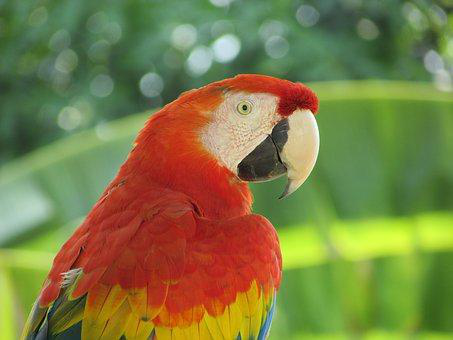
#> input picture classes/class15/class15-restoration/parrot.png, 453 x 340 px, given in place of parrot.jpg, which was not available
$ jupyter execute spectral-restoration.ipynb   (shell and % lines are left out)   (text cells are left out)
#> lines starting #> are read from the running program, lines starting #| are printed output that depends on the picture; pictures that were not available may be replaced by others from this repository, and a replacement may not be noted
[cell 1]

import numpy as np

import matplotlib.image as img
import matplotlib.pyplot as plt

from skimage import io, exposure

from scipy.fft import fft2, ifft2, fftshift
from scipy.ndimage import convolve

from skimage.util import random_noise
from skimage.util import img_as_float32 as img_as_float

[cell 2]
def show_images(I, titles=None):
    fig, ax = plt.subplots(1, len(I), figsize=(12,5))

    for i in np.arange(0,len(I)):
        ax[i].imshow(I[i], cmap='gray')
        ax[i].set_axis_off()
        if titles != None:
            ax[i].set_title(titles[i])

    plt.tight_layout()

[cell 3]
def show_plots(I, titles=None):
    fig, ax = plt.subplots(1, len(I), figsize=(12,1))

    for i in np.arange(0,len(I)):
        if titles != None:
            ax[i].set_title(titles[i])

        r = I[i].shape[0]//2
        ax[i].plot(I[i][r,:])
        ax[i].set_xticks([])
        ax[i].set_yticks([])

    plt.tight_layout()

[cell 4]
def nextpow2(N):
    n = 1
    while (n<N):
        n *= 2
    return n

[cell 5]
I1 = io.imread("../../images/parrot.jpg", as_gray=True)
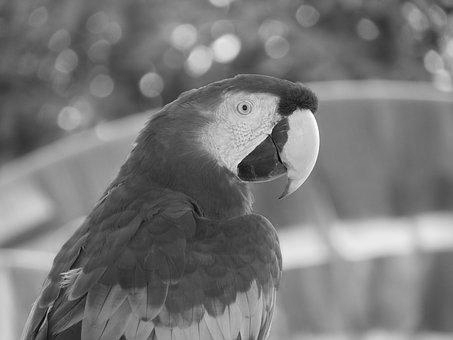
#> I1: shape (340, 453) float64; min 0.00364, max 0.995, mean 0.473
I1 = img_as_float(I1)

[cell 6]
M, N = I1.shape
#> M = 340; N = 453
M2, N2 = (2*nextpow2(M), 2*nextpow2(N))
#> M2 = 1024; N2 = 1024

[cell 7]
def wiener_filter(I, h, gamma, PSNR=None, clip=False):
    F = fft2(I, (M2,N2))
    H = fft2(h, (M2,N2))

    if PSNR is None:
        u, v = np.mgrid[-M2//2:M2//2,-N2//2:N2//2]
        R = -4*np.pi**2*(fftshift((u/M2)**2+(v/N2)**2))
        W = np.conj(H)/(np.abs(H)**2 + gamma*R**2)
    else:
        if clip == True:
            PSNR = np.clip(PSNR, 0, 1)
        W = np.conj(H)/(np.abs(H)**2 + gamma*(1/PSNR))

    Ip = np.real(ifft2(W*F))

    KM, KN = h.shape
    M0, N0 = (M2//2-KM//2, N2//2-KN//2)
    Ip = fftshift(Ip)[M0:M0+M,N0:N0+N]

    Ip = np.clip(Ip, 0, 1)

    #print(M, KM, M2, N, KN, N2)

    return img_as_float(Ip)

[cell 8]
def gaussian(sigma=1.0, truncate=4.0):
    K = np.int32(np.ceil(truncate*sigma))

    u, v = np.mgrid[-K:K+1,-K:K+1]

    h = np.exp(-0.5*(u**2+v**2)/(sigma**2))
    h /= h.sum()

    return h

[cell 9]
sigma_f = np.std(I1)
#> sigma_f = 0.162

sigma_h = 2
sigma_n = 0.20

[cell 10]
h = gaussian(sigma_h)
Ih = convolve(I1, h, mode='constant')
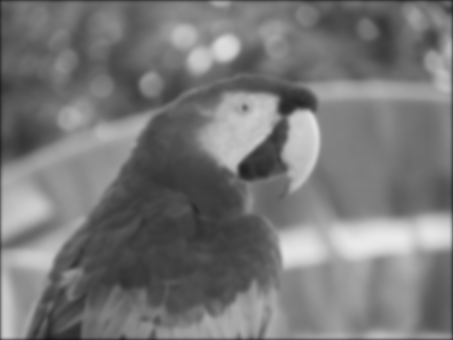
#> Ih: shape (340, 453) float32; min 0.0862, max 0.92, mean 0.469

[cell 11]
In = random_noise(np.zeros_like(I1), mode='gaussian', var=sigma_n**2, clip=False)

[cell 12]
Ic = np.clip(Ih + In, 0, 1)
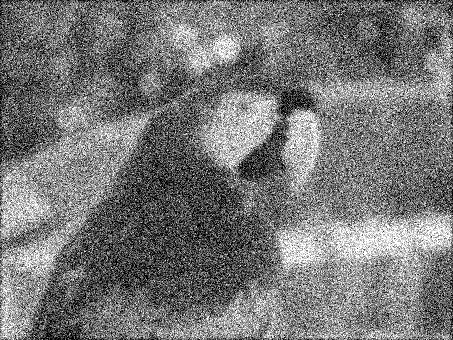
#> Ic: shape (340, 453) float64; min 0, max 1, mean 0.469
In = Ic - Ih
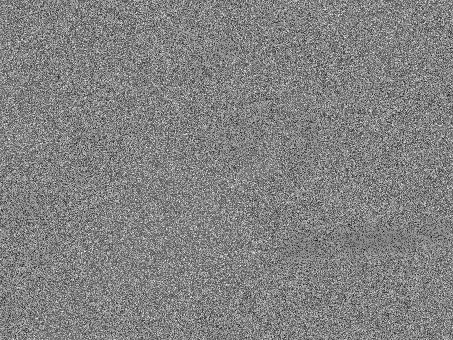
#> In: shape (340, 453) float64; min -0.757, max 0.723, mean -0.000306; drawn with min black and max white

[cell 13]
# Gaussian blur, no noise, PSNR=const approximation

IP = wiener_filter(Ih, h, 0.001, PSNR=1)
IR = wiener_filter(Ih, h, 0.001)

I2 = IP

show_images([I1, Ih, I2], ['Original','Blur','Wiener Filter'])
#> the loop in show_images, `for i in np.arange(0,len(I)):` made 3 passes
show_plots([I1, Ih, I2])
#> the loop in show_plots, `for i in np.arange(0,len(I)):` made 3 passes

[cell 14]
# Gaussian blur, white noise, PSNR=const

IP = wiener_filter(Ic, h, 1, PSNR=sigma_f**2/sigma_n**2)
#> call 3 of wiener_filter, with h = array of shape (17, 17), gamma = 1, PSNR = 0.653, clip = False
#> in wiener_filter (call 3), `Ip = fftshift(Ip)[M0:M0+M,N0:N0+N]`:
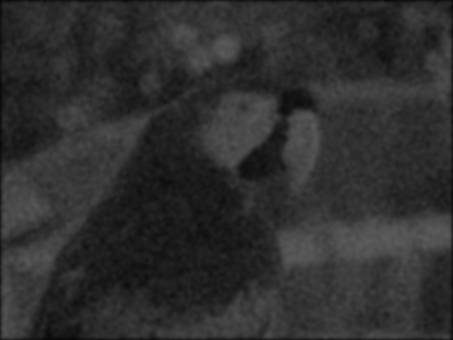
#> Ip: shape (340, 453) float64; min 0.0262, max 0.365, mean 0.184
IR = wiener_filter(Ic, h, 1)
#> call 4 of wiener_filter, with h = array of shape (17, 17), gamma = 1, clip = False
#> in wiener_filter (call 4), `Ip = np.real(ifft2(W*F))`:
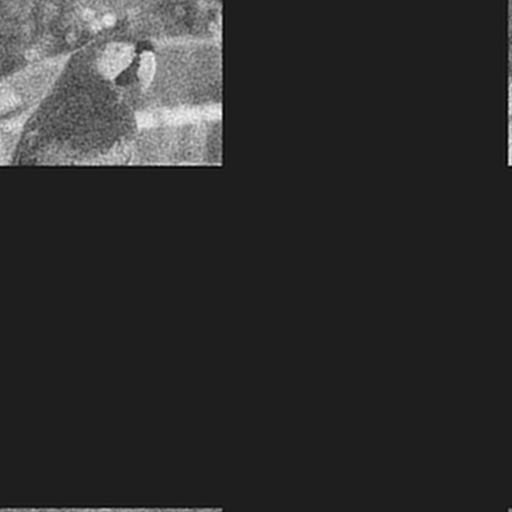
#> Ip: shape (1024, 1024) float64 (shown at 1/2 size); min -0.136, max 1.01, mean 0.0688; drawn with min black and max white
#> in wiener_filter (call 4), `Ip = fftshift(Ip)[M0:M0+M,N0:N0+N]`:
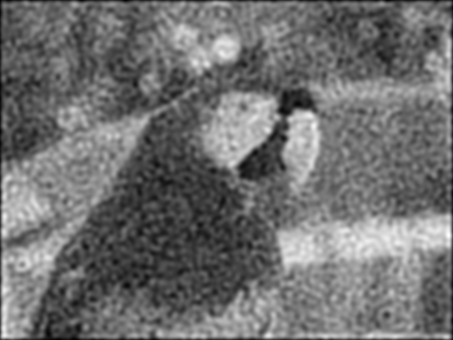
#> Ip: shape (340, 453) float64; min 0.0417, max 1.01, mean 0.469; drawn with min black and max white

I2 = IP

show_images([I1, Ic, I2], ['Original','Blur+Noise','Wiener Filter'])
#> the loop in show_images (call 2), `for i in np.arange(0,len(I)):` made 3 passes
show_plots([I1, Ic, I2])
#> the loop in show_plots (call 2), `for i in np.arange(0,len(I)):` made 3 passes

[cell 15]
# Gaussian blur, white noise, PSNR=known

Sff = np.abs(fft2(I1, (M2,N2)))**2
Snn = np.abs(fft2(In, (M2,N2)))**2
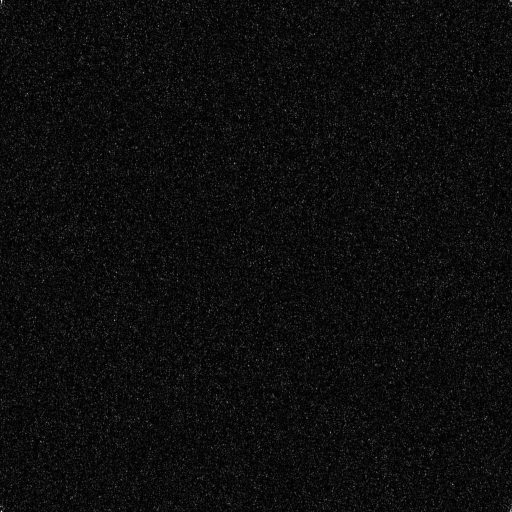
#> Snn: shape (1024, 1024) float64 (shown at 1/2 size); min 0.0108, max 105108.8, mean 5647.3; drawn with min black and max white

IP = wiener_filter(Ic, h, 1, PSNR=Sff/Snn, clip=False)
#> in wiener_filter (call 5), `Ip = np.real(ifft2(W*F))`:
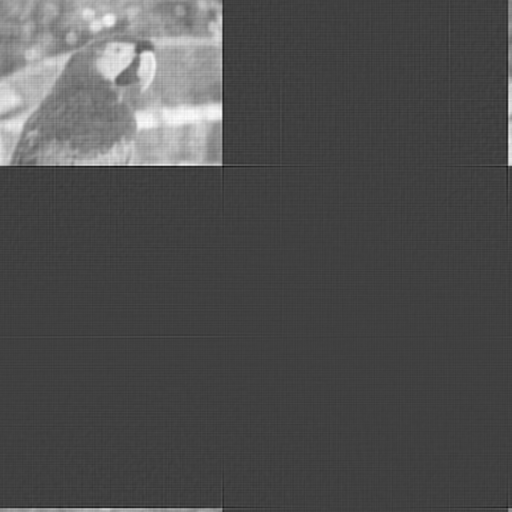
#> Ip: shape (1024, 1024) float64 (shown at 1/2 size); min -0.31, max 0.921, mean 0.0688; drawn with min black and max white
IR = wiener_filter(Ic, h, 2)

I2 = IP

show_images([I1, Ic, I2], ['Original','Blur+Noise','Wiener Filter'])
show_plots([I1, Ic, I2])
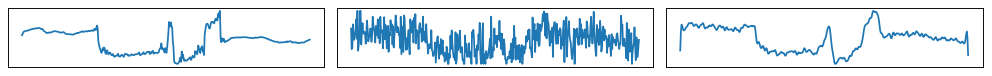
#> figure drawn by matplotlib, 3 panels
